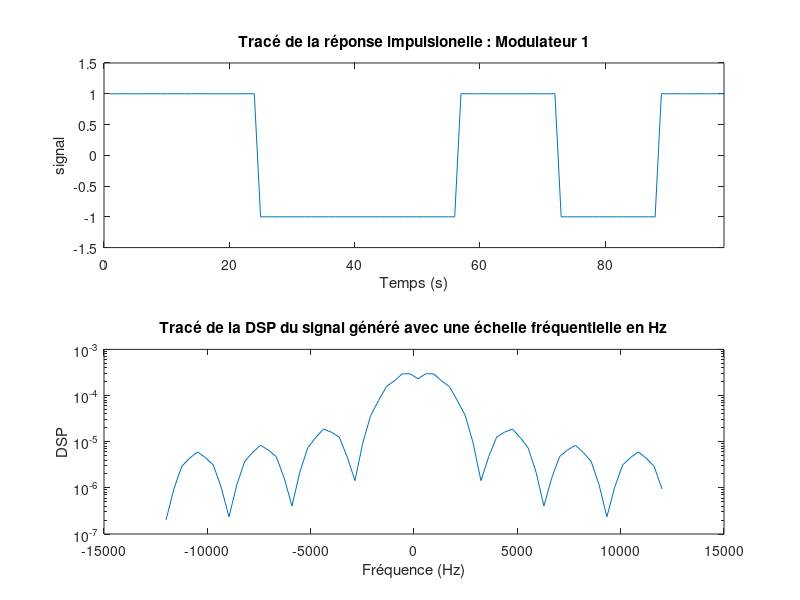

The MATLAB source for this figure: (Note: this script raises an error after producing the figure.)
clear all 
close all

Fe = 24000;
Te = 1/Fe;
Rb = 3000;
Tb = 1/Rb;
Nb = 100;

bits = randi([0 1],1,Nb);
%%%%%%%%%%%%%%%%%%%%%%%%%%%%%%%%%%%%%%%%%%%%%%%%%%%%%%%%%%%%%%%%%%%%%%%%%%
%% Modulateur 1 
%%%%%%%%%%%%%%%%%%%%%%%%%%%%%%%%%%%%%%%%%%%%%%%%%%%%%%%%%%%%%%%%%%%%%%%%%%

%Génerer les symboles
symboles = bits * 2 - 1;

M = 2;
Nbs = Nb / log2(M);          %Nb de paquets
Rs = Rb / log2(M);
Ts = 1/Rs;
Ns = floor(Ts/Te);   %Nb echantillons sur periode symbole Ts
Ne = Nbs * Ns; %Nb echantillons total

peigneDirac = kron(symboles, [1 zeros(1,Ns-1)]);
x = filter(ones(1,Ns),1,peigneDirac);
%Densité spectrale
DSP1 = pwelch(x,[],[],[],Fe,'twosided');

%Echelle temporelle
temps = linspace(0,Ts,Ne); %Nbs*Tb-Te

%Echelle fréquentielle
frequence1 = linspace(-Fe/2,Fe/2,length(DSP1));

%affichage du signal
subplot(2,1,1);
plot(x);
axis([0 Nb-1 -1.5 1.5]);
xlabel('Temps (s)');
ylabel('signal')
title('Tracé de la réponse impulsionelle : Modulateur 1')

subplot(2,1,2)
semilogy(frequence1,fftshift(abs(DSP1))); 
xlabel('Fréquence (Hz)')
ylabel('DSP')
title('Tracé de la DSP du signal généré avec une échelle fréquentielle en Hz')


%%%%%%%%%%%%%%%%%%%%%%%%%%%%%%%%%%%%%%%%%%%%%%%%%%%%%%%%%%%%%%%%%%%%%%%%%%
%% Modulateur 2
%%%%%%%%%%%%%%%%%%%%%%%%%%%%%%%%%%%%%%%%%%%%%%%%%%%%%%%%%%%%%%%%%%%%%%%%%%

M = 4;
Nbs = Nb / log2(M);          %Nb de paquets
Rs = Rb / log2(M);
Ts = 1/Rs;
Ns = floor(Ts/Te);   %Nb echantillons sur periode symbole Ts
Ne = Nbs * Ns; %Nb echantillons total

%Génerer les symboles
entiers = bi2de(reshape(bits, log2(M), Nb/log2(M))');
symboles = pammod(entiers,M);

peigneDirac = kron(symboles, [1 zeros(1,Ns-1)]);
x = filter(ones(1,Ns),1,peigneDirac);
%Densité spectrale
DSP2 = pwelch(x,[],[],[],Fe,'twosided');

%Echelle temporelle
temps = linspace(0,Ts,length(symboles)); 

%Echelle fréquentielle
frequence2 = linspace(-Fe/2,Fe/2,length(DSP2));

%affichage du signal
figure
subplot(2,1,1);
plot(x);
axis([0 Nb-1 -5 5]);
xlabel('Temps (s)');
ylabel('signal')
title('Tracé de la réponse impulsionelle : Modulateur 2')

subplot(2,1,2)
semilogy(frequence2,fftshift(abs(DSP2))); 
xlabel('Fréquence (Hz)')
ylabel('DSP')
title('Tracé de la DSP du signal généré avec une échelle fréquentielle en Hz')

%%%%%%%%%%%%%%%%%%%%%%%%%%%%%%%%%%%%%%%%%%%%%%%%%%%%%%%%%%%%%%%%%%%%%%%%%%
%% Modulateur 3
%%%%%%%%%%%%%%%%%%%%%%%%%%%%%%%%%%%%%%%%%%%%%%%%%%%%%%%%%%%%%%%%%%%%%%%%%%

M = 2;
alpha = 0.5;
Nbs = Nb / log2(M);          %Nb de paquets
Rs = Rb / log2(M);
Ts = 1/Rs;
Ns = floor(Ts/Te);   %Nb echantillons sur periode symbole Ts
Ne = Nbs * Ns; %Nb echantillons total

%Génerer les symboles
symboles = bits * 2 - 1;

peigneDirac = kron(symboles, [1 zeros(1,Ns-1)]);
L = 10;
h = rcosdesign(alpha, L, Ns);
x = filter(h,1,peigneDirac);
%Densité spectrale
DSP3 = pwelch(x,[],[],[],Fe,'twosided');

%Echelle temporelle
temps = linspace(0,Ts,Ne); 

%Echelle fréquentielle
frequence3 = linspace(-Fe/2,Fe/2,length(DSP3));

figure
%affichage du signal
subplot(2,1,1);
plot(x);
axis([0 Nb-1 -1.5 1.5]);
xlabel('Temps (s)')
ylabel('signal')
title('Tracé de la réponse impulsionelle : Modulateur 3')

subplot(2,1,2)
semilogy(frequence3,fftshift(abs(DSP3))); 
xlabel('Fréquence (Hz)')
ylabel('DSP')
title('Tracé de la DSP du signal généré avec une échelle fréquentielle en Hz')

%%%%%%%%%%%%%%%%%%%%%%%%%%%%%%%%%%%%%%%%%%%%%%%%%%%%%%%%%%%%%%%%%%%%%%%%%%
%% SUPERPOSITION DES DSP
%%%%%%%%%%%%%%%%%%%%%%%%%%%%%%%%%%%%%%%%%%%%%%%%%%%%%%%%%%%%%%%%%%%%%%%%%%

figure
semilogy(frequence1,fftshift(abs(DSP1))); 
hold on 
semilogy(frequence2,fftshift(abs(DSP2))); 
semilogy(frequence3,fftshift(abs(DSP3))); 
xlabel('Fréquence (Hz)')
ylabel('DSP')
title('Tracé des 3 DSP des signaux générés avec une échelle fréquentielle en Hz')
legend("DSP1","DSP2","DSP3")
